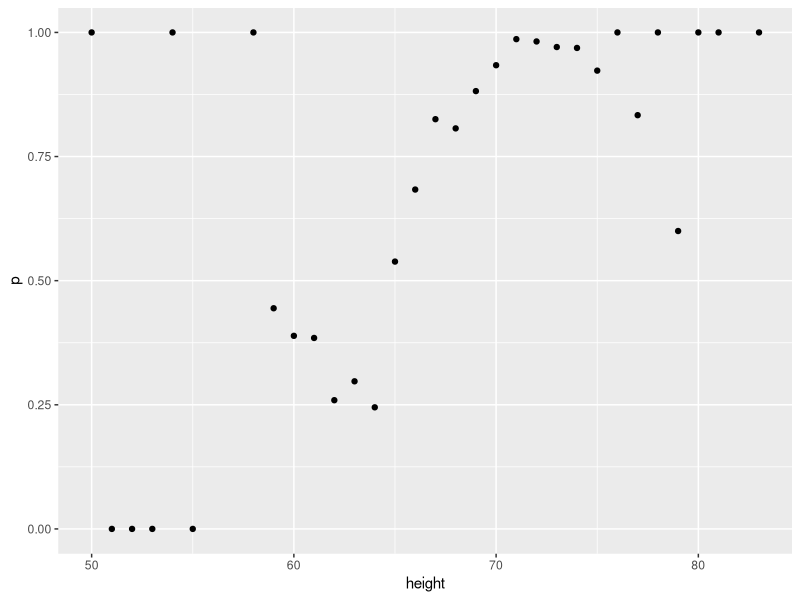
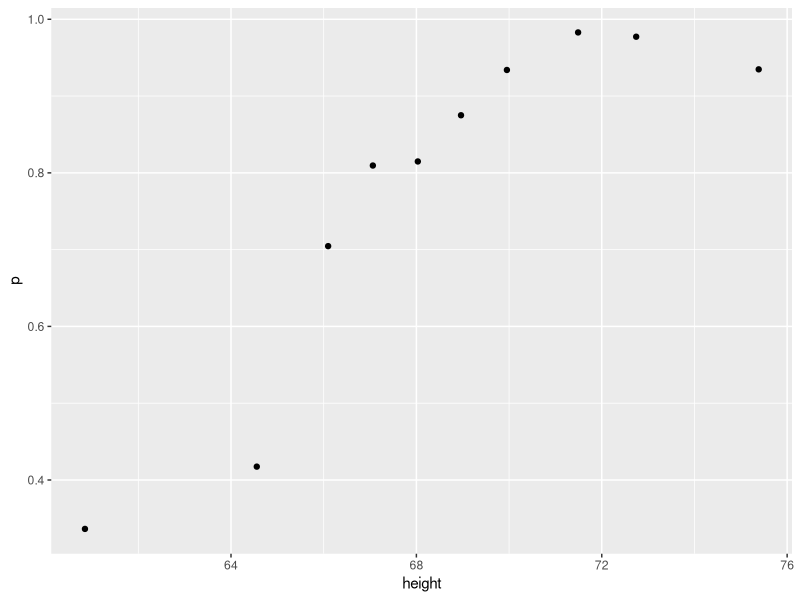
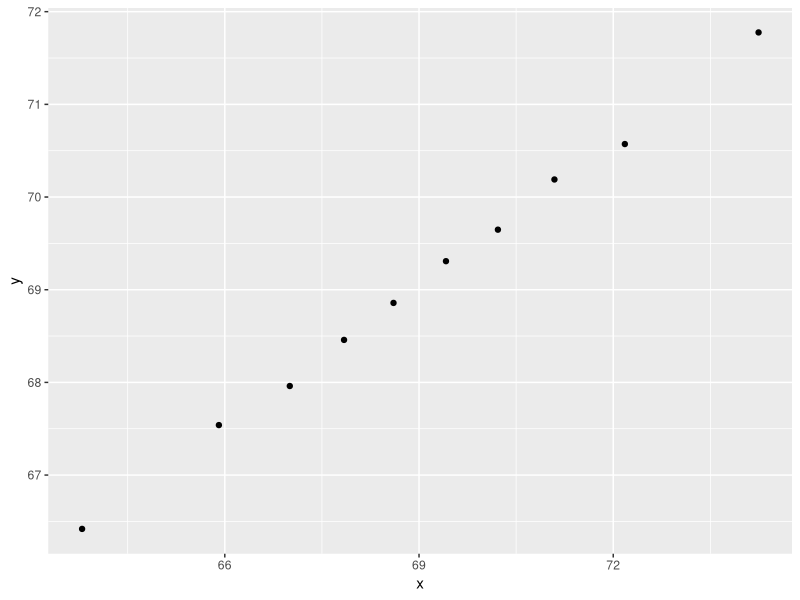

Write R code to recreate these figures, in order.
set.seed(1) 
disease <- sample(c(0,1), size=1e6, replace=TRUE, prob=c(0.98,0.02))
test <- rep(NA, 1e6)
test[disease==0] <- sample(c(0,1), size=sum(disease==0), replace=TRUE, prob=c(0.90,0.10))
test[disease==1] <- sample(c(0,1), size=sum(disease==1), replace=TRUE, prob=c(0.15, 0.85))


# probability that the test is positive:
# P(positive) = P(positive|healthy)*P(healthy) +P(positive|disease)*P(disease)

P_healthy <- mean(disease == 0)  # P(healthy)
P_disease <- mean(disease == 1) # P(disease)


P_positive_given_healthy <- mean(test[disease == 0] == 1) # P(positive | healthy)
P_positive_given_disease <- mean(test[disease == 1] == 1) # P(positive | disease)


P_positive <- P_positive_given_healthy * P_healthy + P_positive_given_disease * P_disease
P_positive


#probability that an individual has the disease if the test is negative
# P(disease | negative ) = P(disease)*P(negative | disease)/ P(negative)

P_negative_given_healthy = 1 - P_positive_given_healthy
P_negative_given_disease = 1-P_positive_given_disease

P_negative = P_negative_given_disease*P_disease + P_negative_given_healthy* P_healthy

P_disease_negative = P_disease*P_negative_given_disease/P_negative
P_disease_negative


#probability that you have the disease if the test is positive
# P(disease | positive ) = P(disease)*P(positive | disease)/ P(positive)

P_disease_positive = P_disease*P_positive_given_disease/P_positive
P_disease_positive

# prevalence of disease in people who test positive to the overall prevalence of disease
#First calculate the probability of having the disease given a positive test, then divide by the probability of having the disease

prevalence = P_disease_positive/P_disease
prevalence








#write code to compute conditional probabilities for being male 
#in the heights dataset. Round the heights to the closest inch. 
#Plot the estimated conditional probability P(x) = P(Male|height = x ) for each x


library(dslabs)
library(dplyr)
library(ggplot2)

data("heights")
heights %>% mutate(height = round(height)) %>% group_by(height) %>% summarize(p = mean(sex == "Male")) %>%
qplot(height, p, data =.)


#In the plot we just made in Q6 we see high variability 
#for low values of height. This is because we have few data points. 
#This time use the quantile 0.1 ... 0.9 and the cut() function to assure each 
#group has the same number of points.


ps <- seq(0, 1, 0.1)
heights %>% 
  mutate(g = cut(height, quantile(height, ps), include.lowest = TRUE)) %>%
  group_by(g) %>%
  summarize(p = mean(sex == "Male"), height = mean(height)) %>%
  qplot(height, p, data =.)


#generate data from a bivariate normal distrubution using the MASS package

Sigma <- 9*matrix(c(1,0.5,0.5,1), 2, 2)
dat <- MASS::mvrnorm(n = 10000, c(69, 69), Sigma) %>%
  data.frame() %>% setNames(c("x", "y"))

ps <- seq(0, 1, 0.1)
dat %>% 
  mutate(g = cut(x, quantile(x, ps), include.lowest = TRUE)) %>%
  group_by(g) %>%
  summarize(y = mean(y), x = mean(x)) %>%
  qplot(x, y, data =.)
